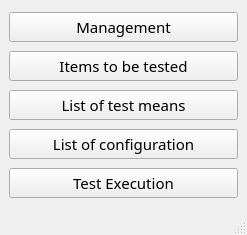
<?xml version="1.0" encoding="UTF-8"?>
<ui version="4.0">
 <class>MainWindow</class>
 <widget class="QMainWindow" name="MainWindow">
  <property name="geometry">
   <rect>
    <x>0</x>
    <y>0</y>
    <width>247</width>
    <height>235</height>
   </rect>
  </property>
  <property name="windowTitle">
   <string>Menu</string>
  </property>
  <widget class="QWidget" name="centralwidget">
   <layout class="QVBoxLayout" name="verticalLayout">
    <item>
     <widget class="QPushButton" name="pushButton">
      <property name="font">
       <font>
        <family>微软雅黑</family>
        <pointsize>11</pointsize>
       </font>
      </property>
      <property name="text">
       <string>Management</string>
      </property>
     </widget>
    </item>
    <item>
     <widget class="QPushButton" name="pushButton_3">
      <property name="font">
       <font>
        <family>微软雅黑</family>
        <pointsize>11</pointsize>
       </font>
      </property>
      <property name="text">
       <string>Items to be tested</string>
      </property>
     </widget>
    </item>
    <item>
     <widget class="QPushButton" name="pushButton_4">
      <property name="font">
       <font>
        <family>微软雅黑</family>
        <pointsize>11</pointsize>
       </font>
      </property>
      <property name="text">
       <string>List of test means</string>
      </property>
     </widget>
    </item>
    <item>
     <widget class="QPushButton" name="pushButton_2">
      <property name="font">
       <font>
        <family>微软雅黑</family>
        <pointsize>11</pointsize>
       </font>
      </property>
      <property name="text">
       <string>List of configuration</string>
      </property>
     </widget>
    </item>
    <item>
     <widget class="QPushButton" name="pushButton_5">
      <property name="font">
       <font>
        <family>微软雅黑</family>
        <pointsize>11</pointsize>
       </font>
      </property>
      <property name="text">
       <string>Test Execution</string>
      </property>
     </widget>
    </item>
   </layout>
  </widget>
  <widget class="QStatusBar" name="statusbar"/>
 </widget>
 <resources/>
 <connections/>
</ui>
